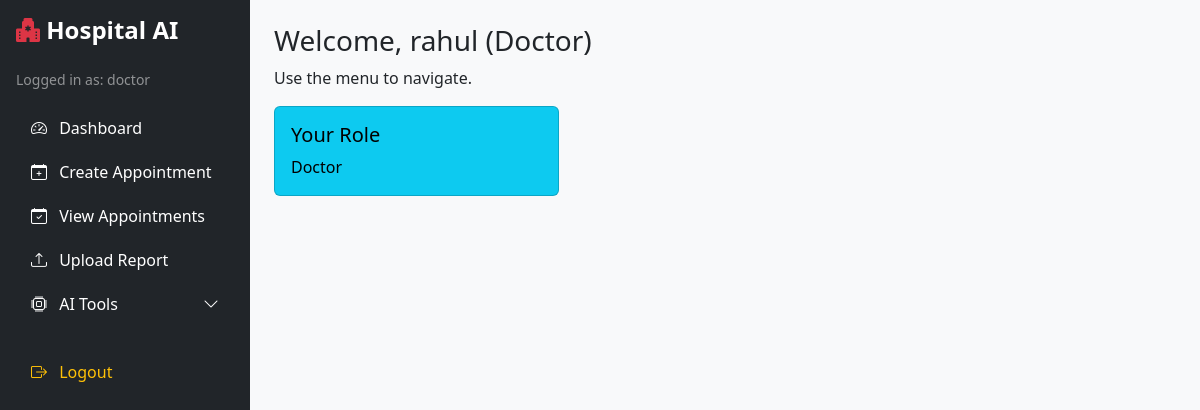
The app's page /dashboard (signed in) with its own data.
### app/models/user.py (models this page shows, shortened)
class User(UserMixin, db.Model):
    id = db.Column(db.Integer, primary_key=True)
    username = db.Column(db.String(100), unique=True, nullable=False)
    password = db.Column(db.String(100), nullable=False)
    role = db.Column(db.String(20), nullable=False)  # 'admin', 'doctor', 'patient'

### app/controllers/auth_controller.py (the view)
@auth_bp.route('/dashboard')
@login_required
def dashboard():
    return render_template('dashboard.html', user=current_user)

### app/models/user.py (called while the page is built)
@login_manager.user_loader
def load_user(user_id):
    return User.query.get(int(user_id))

### app/templates/dashboard.html
{% extends "base.html" %}
{% block content %}
<h3>Welcome, {{ user.username }} ({{ user.role|capitalize }})</h3>
<p>Use the menu to navigate.</p>
<div class="row">
  <div class="col-md-4">
    <div class="card text-bg-info mb-3">
      <div class="card-body">
        <h5 class="card-title">Your Role</h5>
        <p class="card-text">{{ user.role.capitalize() }}</p>
      </div>
    </div>
  </div>
</div>
{% endblock %}

### app/templates/base.html (shortened to what this page needs)
<!DOCTYPE html>
<html lang="en">
<head>
    <link href="https://cdn.jsdelivr.net/npm/bootstrap@5.3.2/dist/css/bootstrap.min.css" rel="stylesheet">
    <link href="https://cdn.jsdelivr.net/npm/bootstrap-icons@1.10.5/font/bootstrap-icons.css" rel="stylesheet">
</head>
<body>
<div class="d-flex">
    <div class="bg-dark text-white p-3 sidebar">
        <h4 class="mb-4"><i class="bi bi-hospital-fill text-danger"></i> Hospital AI</h4>
        {% if current_user.is_authenticated %}
            <p class="text-white-50 small">Logged in as: {{ current_user.role }}</p>
            <ul class="nav flex-column">
                <li class="nav-item">
                    <a class="nav-link text-white" href="{{ url_for('auth.dashboard') }}">
                        <i class="bi bi-speedometer2 me-2"></i> Dashboard
                    </a>
                </li>
                <li class="nav-item">
                    <a class="nav-link text-white" href="{{ url_for('appointment.create_appointment') }}">
                        <i class="bi bi-calendar-plus me-2"></i> Create Appointment
                    </a>
                </li>
                {% if current_user.role in ['admin', 'doctor'] %}
                    <li class="nav-item">
                        <a class="nav-link text-white" href="{{ url_for('appointment.view_appointments') }}">
                            <i class="bi bi-calendar-check me-2"></i> View Appointments
                        </a>
                    </li>
                {% endif %}
                <li class="nav-item">
                    <a class="nav-link text-white" href="{{ url_for('report.upload_report') }}">
                        <i class="bi bi-upload me-2"></i> Upload Report
                    </a>
                </li>
                <li class="nav-item">
                    <a class="nav-link text-white" data-bs-toggle="collapse" href="#aiTools" role="button" aria-expanded="false">
                        <i class="bi bi-cpu me-2"></i> AI Tools <i class="bi bi-chevron-down float-end"></i>
                    </a>
                </li>
                <li class="nav-item mt-4">
                    <a class="nav-link text-warning" href="{{ url_for('auth.logout') }}">
                        <i class="bi bi-box-arrow-right me-2"></i> Logout
                    </a>
                </li>
            </ul>
        {% else %}
            <p class="text-white">Not logged in</p>
        {% endif %}
    </div>
    <div class="flex-grow-1 p-4 main-content">
        {% block content %}{% endblock %}
    </div>
</div>
</body>
</html>

### app/templates/base.html (style rules this page uses)
body { font-family: 'Segoe UI', sans-serif; }
.sidebar { width: 250px; min-height: 100vh; }
.sidebar .nav-link { padding: 10px 15px; border-radius: 5px; transition: background 0.3s; }
.sidebar h4 { font-weight: bold; }
.nav-link i { font-size: 1rem; }
.main-content { background-color: #f8f9fa; min-height: 100vh; }

### records on screen
User: role "doctor", username "rahul", role "Doctor"
